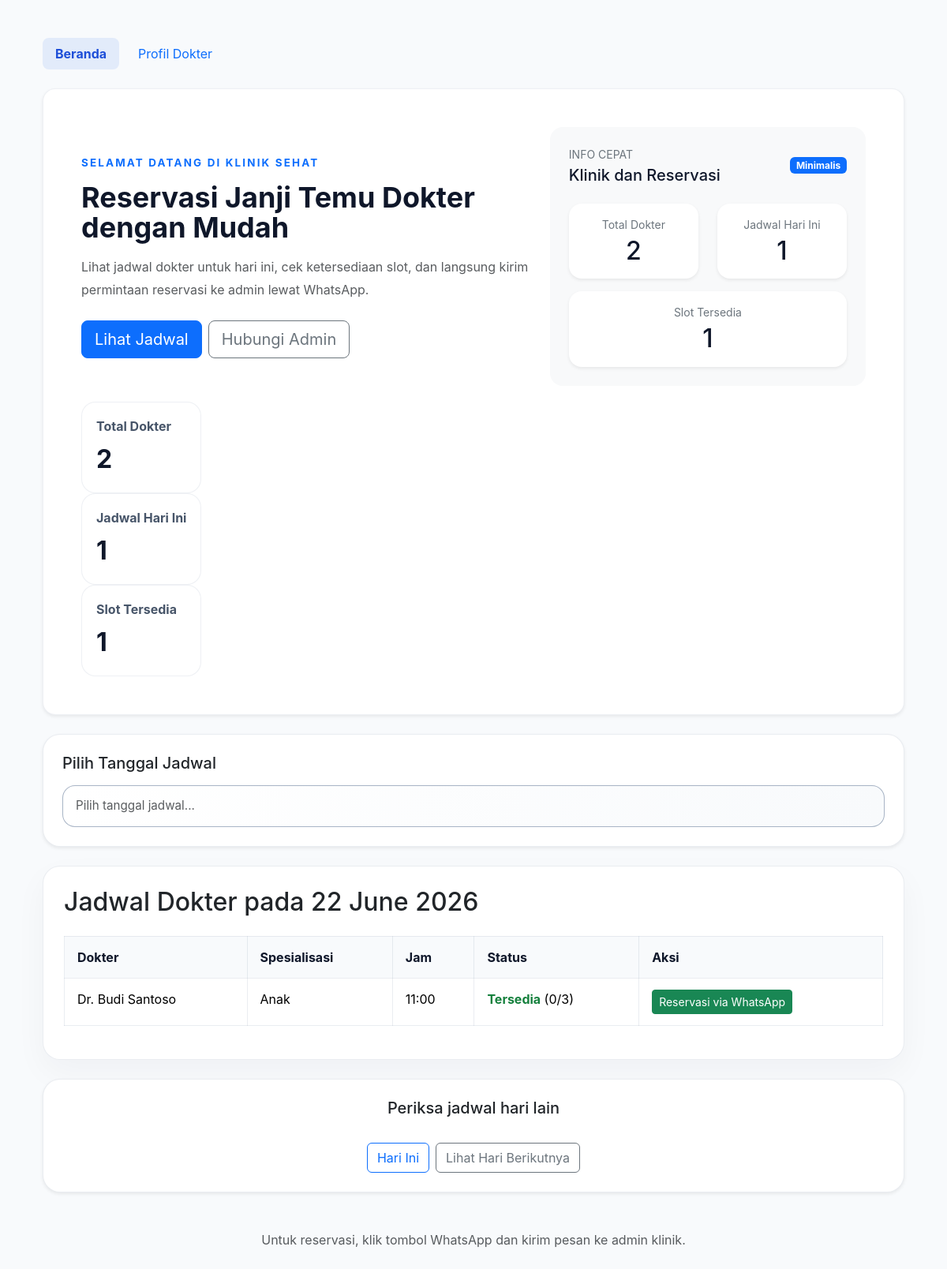
The page / on the database its author committed.
### tables this page shows
CREATE TABLE IF NOT EXISTS `schedules` (
  `id` INT AUTO_INCREMENT PRIMARY KEY,
  `doctor_id` INT NOT NULL,
  `date` DATE NOT NULL,
  `time` TIME NOT NULL,
  `slots` INT NOT NULL DEFAULT 1,
  `created_at` TIMESTAMP DEFAULT CURRENT_TIMESTAMP,
  FOREIGN KEY (`doctor_id`) REFERENCES `doctors`(`id`) ON DELETE CASCADE
);

CREATE TABLE IF NOT EXISTS `doctors` (
  `id` INT AUTO_INCREMENT PRIMARY KEY,
  `name` VARCHAR(150) NOT NULL,
  `specialty` VARCHAR(100) NOT NULL,
  `phone` VARCHAR(25) NOT NULL,
  `created_at` TIMESTAMP DEFAULT CURRENT_TIMESTAMP
);

### data.php (called while the page is built, shortened)
<?php
function db_connect() {
    static $pdo;
    if ($pdo) {
        return $pdo;
    }
    try {
        $pdo = new PDO(
            'mysql:host=' . DB_HOST,
            DB_USER,
            DB_PASS,
            [
                PDO::ATTR_ERRMODE => PDO::ERRMODE_EXCEPTION,
                PDO::ATTR_DEFAULT_FETCH_MODE => PDO::FETCH_ASSOC,
                PDO::MYSQL_ATTR_INIT_COMMAND => 'SET NAMES utf8mb4'
            ]
        );
        initialize_database($pdo);
        $pdo->exec('USE `' . DB_NAME . '`');
        return $pdo;
    } catch (PDOException $e) {
        die('Database connection gagal: ' . $e->getMessage());
    }
}
function initialize_database($pdo) {
    $pdo->exec('CREATE DATABASE IF NOT EXISTS `' . DB_NAME . '` CHARACTER SET utf8mb4 COLLATE utf8mb4_unicode_ci');
    $pdo->exec('USE `' . DB_NAME . '`');
    $pdo->exec(
        'CREATE TABLE IF NOT EXISTS doctors (
            id INT AUTO_INCREMENT PRIMARY KEY,
            name VARCHAR(150) NOT NULL,
            specialty VARCHAR(100) NOT NULL,
            phone VARCHAR(25) NOT NULL,
            description TEXT,
            education TEXT,
            symptoms TEXT,
            created_at TIMESTAMP DEFAULT CURRENT_TIMESTAMP
        ) ENGINE=InnoDB DEFAULT CHARSET=utf8mb4'
    );
    $pdo->exec(
        'CREATE TABLE IF NOT EXISTS schedules (
            id INT AUTO_INCREMENT PRIMARY KEY,
            doctor_id INT NOT NULL,
            date DATE NOT NULL,
            time TIME NOT NULL,
            slots INT NOT NULL DEFAULT 1,
            created_at TIMESTAMP DEFAULT CURRENT_TIMESTAMP,
            FOREIGN KEY (doctor_id) REFERENCES doctors(id) ON DELETE CASCADE
        ) ENGINE=InnoDB DEFAULT CHARSET=utf8mb4'
    );
    $pdo->exec(
        'CREATE TABLE IF NOT EXISTS patients (
            id INT AUTO_INCREMENT PRIMARY KEY,
            name VARCHAR(150) NOT NULL,
            phone VARCHAR(25) NOT NULL,
            doctor_id INT NOT NULL,
            schedule_id INT NOT NULL,
            status VARCHAR(50) NOT NULL DEFAULT "Reservasi",
            created_at TIMESTAMP DEFAULT CURRENT_TIMESTAMP,
            FOREIGN KEY (doctor_id) REFERENCES doctors(id) ON DELETE CASCADE,
            FOREIGN KEY (schedule_id) REFERENCES schedules(id) ON DELETE CASCADE
        ) ENGINE=InnoDB DEFAULT CHARSET=utf8mb4'
    );
    $pdo->exec(
        'CREATE TABLE IF NOT EXISTS site_content (
            content_key VARCHAR(100) PRIMARY KEY,
            content_value TEXT NOT NULL
        ) ENGINE=InnoDB DEFAULT CHARSET=utf8mb4'
    );
    $pdo->exec(
        'CREATE TABLE IF NOT EXISTS admin_settings (
            setting_key VARCHAR(100) PRIMARY KEY,
            setting_value TEXT NOT NULL
        ) ENGINE=InnoDB DEFAULT CHARSET=utf8mb4'
    );
    $pdo->exec(
        'CREATE TABLE IF NOT EXISTS users (
            id INT AUTO_INCREMENT PRIMARY KEY,
            username VARCHAR(50) UNIQUE NOT NULL,
            password VARCHAR(255) NOT NULL,
            role VARCHAR(20) NOT NULL,
            doctor_id INT,
            created_at TIMESTAMP DEFAULT CURRENT_TIMESTAMP,
            FOREIGN KEY (doctor_id) REFERENCES doctors(id) ON DELETE SET NULL
        ) ENGINE=InnoDB DEFAULT CHARSET=utf8mb4'
    );
    $defaultDoctors = $pdo->query('SELECT COUNT(*) FROM doctors')->fetchColumn();
    $defaultSchedules = $pdo->query('SELECT COUNT(*) FROM schedules')->fetchColumn();
    $defaultContent = $pdo->query('SELECT COUNT(*) FROM site_content')->fetchColumn();
    if ($defaultContent == 0) {
        $insertContent = $pdo->prepare('INSERT INTO site_content (content_key, content_value) VALUES (?, ?)');
        $insertContent->execute(['site_title', 'Sistem Klinik Sederhana']);
        $insertContent->execute(['hero_eyebrow', 'Selamat Datang di Klinik Sehat']);
        $insertContent->execute(['hero_title', 'Reservasi Janji Temu Dokter dengan Mudah']);
        $insertContent->execute(['hero_text', 'Lihat jadwal dokter untuk hari ini, cek ketersediaan slot, dan langsung kirim permintaan reservasi ke admin lewat WhatsApp.']);
        $insertContent->execute(['hero_cta_text', 'Lihat Jadwal']);
        $insertContent->execute(['footer_text', 'Untuk reservasi, klik tombol WhatsApp dan kirim pesan ke admin klinik.']);
    }
    $defaultSettings = $pdo->query('SELECT COUNT(*) FROM admin_settings')->fetchColumn();
    if ($defaultSettings == 0) {
        $insertSettings = $pdo->prepare('INSERT INTO admin_settings (setting_key, setting_value) VALUES (?, ?)');
        $insertSettings->execute(['admin_phone', ADMIN_PHONE]);
    }
    $adminExists = $pdo->prepare('SELECT COUNT(*) AS count FROM users WHERE username = ? LIMIT 1');
    $adminExists->execute(['admin']);
    $adminExistsRow = $adminExists->fetch(PDO::FETCH_ASSOC);
    if (!$adminExistsRow || $adminExistsRow['count'] == 0) {
        $insertUser = $pdo->prepare('INSERT INTO users (username, password, role) VALUES (?, ?, ?)');
        $insertUser->execute(['admin', password_hash('admin123', PASSWORD_DEFAULT), 'admin']);
    }
    $doctorRows = $pdo->query('SELECT id FROM doctors')->fetchAll(PDO::FETCH_COLUMN);
    $checkDoctorUser = $pdo->prepare('SELECT COUNT(*) AS count FROM users WHERE doctor_id = ? LIMIT 1');
    $createDoctorUser = $pdo->prepare('INSERT INTO users (username, password, role, doctor_id) VALUES (?, ?, ?, ?)');
    foreach ($doctorRows as $doctorId) {
        $checkDoctorUser->execute([$doctorId]);
        $doctorExistsRow = $checkDoctorUser->fetch(PDO::FETCH_ASSOC);
        if (!$doctorExistsRow || $doctorExistsRow['count'] == 0) {
            $createDoctorUser->execute([(string)$doctorId, password_hash('doctor123', PASSWORD_DEFAULT), 'doctor', (int)$doctorId]);
        }
    }
}
function db_query($sql, $params = [], $one = false) {
    $stmt = db_connect()->prepare($sql);
    $stmt->execute($params);
    return $one ? $stmt->fetch() : $stmt->fetchAll();
}
function load_data($name) {
    switch ($name) {
        case 'doctors':
            return db_query('SELECT * FROM doctors ORDER BY name');
        case 'schedules':
            return db_query('SELECT * FROM schedules ORDER BY date, time');
        case 'patients':
            return db_query('SELECT * FROM patients ORDER BY created_at DESC');
    }
    return [];
}
function load_site_contents() {
    $rows = db_query('SELECT content_key, content_value FROM site_content');
    $contents = [];
    return $contents;
}
function find_by_id($items, $id, $key = 'id') {
    foreach ($items as $item) {
        if ((string)$item[$key] === (string)$id) {
            return $item;
        }
    }
    return null;
}
function count_bookings($patients, $scheduleId) {
    $count = 0;
    return $count;
}
function get_schedule_bookings($schedules, $patients) {
    $bookings = [];
    foreach ($schedules as $schedule) {
        $bookings[$schedule['id']] = count_bookings($patients, $schedule['id']);
    }
    return $bookings;
}

### index.php (the view, shortened to what this page needs)
<?php
require_once __DIR__ . '/data.php';
$dayOffset = max(0, isset($_GET['day']) ? intval($_GET['day']) : 0);
$selectedDate = date('Y-m-d', strtotime("+$dayOffset days"));
$doctors = load_data('doctors');
$schedules = load_data('schedules');
$patients = load_data('patients');
$siteContents = load_site_contents();
$bookings = get_schedule_bookings($schedules, $patients);
function get_doctor_name($doctors, $id) {
    $doctor = find_by_id($doctors, $id);
    return $doctor ? $doctor['name'] : 'Dokter tidak ditemukan';
}
function get_doctor_specialty($doctors, $id) {
    $doctor = find_by_id($doctors, $id);
    return $doctor ? $doctor['specialty'] : 'Umum';
}
function format_date_indonesia($date) {
    return date('d F Y', strtotime($date));
}
$todaySchedules = array_values(array_filter($schedules, function ($schedule) use ($selectedDate) {
    return $schedule['date'] === $selectedDate;
}));
usort($todaySchedules, function ($a, $b) {
    return strcmp($a['time'], $b['time']);
});
$availableCount = 0;
foreach ($todaySchedules as $schedule) {
    $booked = $bookings[$schedule['id']] ?? 0;
    if ($booked < $schedule['slots']) {
        $availableCount++;
    }
}
?>
<!DOCTYPE html>
<html lang="id">
<head>
    <link href="https://cdn.jsdelivr.net/npm/bootstrap@5.3.2/dist/css/bootstrap.min.css" rel="stylesheet">
    <link href="https://cdn.jsdelivr.net/npm/flatpickr/dist/flatpickr.min.css" rel="stylesheet">
    <link rel="stylesheet" href="./assets/style.css" />
</head>
<body>
<div class="container py-5">
    <nav class="nav gap-2 mb-4">
        <a class="nav-link px-3 py-2 rounded-3 active fw-bold" aria-current="page" href="index.php">Beranda</a>
        <a class="nav-link px-3 py-2 rounded-3" href="doctors.php">Profil Dokter</a>
    </nav>
    <header class="hero rounded-4 shadow-sm p-5 mb-4 bg-white">
        <div class="row align-items-center g-4">
            <div class="col-lg-7">
                <p class="eyebrow text-primary mb-3"><?php echo htmlspecialchars($siteContents['hero_eyebrow'] ?? 'Selamat Datang di Klinik Sehat'); ?></p>
                <h1 class="display-6 fw-bold mb-3"><?php echo htmlspecialchars($siteContents['hero_title'] ?? 'Reservasi Janji Temu Dokter dengan Mudah'); ?></h1>
                <p class="hero-text text-muted mb-4"><?php echo htmlspecialchars($siteContents['hero_text'] ?? 'Lihat jadwal dokter untuk hari ini, cek ketersediaan slot, dan langsung kirim permintaan reservasi ke admin lewat WhatsApp.'); ?></p>
                <div class="d-flex flex-wrap gap-2">
                    <a class="btn btn-primary btn-lg" href="#jadwal"><?php echo htmlspecialchars($siteContents['hero_cta_text'] ?? 'Lihat Jadwal'); ?></a>
                    <a class="btn btn-outline-secondary btn-lg" href="https://wa.me/<?php echo ADMIN_PHONE; ?>" target="_blank">Hubungi Admin</a>
                </div>
            </div>
            <div class="col-lg-5">
                <div class="bg-light rounded-4 p-4 h-100">
                    <div class="d-flex justify-content-between align-items-center mb-4">
                        <div>
                            <p class="text-uppercase text-secondary mb-1 small">Info Cepat</p>
                            <h2 class="h5 mb-0">Klinik dan Reservasi</h2>
                        </div>
                        <span class="badge bg-primary">Minimalis</span>
                    </div>
                    <div class="row gy-3">
                        <div class="col-6">
                            <div class="p-3 bg-white rounded-4 shadow-sm text-center">
                                <p class="mb-1 text-secondary small">Total Dokter</p>
                                <h3 class="h2 mb-0"><?php echo count($doctors); ?></h3>
                            </div>
                        </div>
                        <div class="col-6">
                            <div class="p-3 bg-white rounded-4 shadow-sm text-center">
                                <p class="mb-1 text-secondary small">Jadwal Hari Ini</p>
                                <h3 class="h2 mb-0"><?php echo count($todaySchedules); ?></h3>
                            </div>
                        </div>
                        <div class="col-12">
                            <div class="p-3 bg-white rounded-4 shadow-sm text-center">
                                <p class="mb-1 text-secondary small">Slot Tersedia</p>
                                <h3 class="h2 mb-0"><?php echo $availableCount; ?></h3>
                            </div>
                        </div>
                    </div>
                </div>
            </div>
        </div>
        <div class="hero-panel">
            <div class="panel-card">
                <p>Total Dokter</p>
                <strong><?php echo count($doctors); ?></strong>
            </div>
            <div class="panel-card">
                <p>Jadwal Hari Ini</p>
                <strong><?php echo count($todaySchedules); ?></strong>
            </div>
            <div class="panel-card">
                <p>Slot Tersedia</p>
                <strong><?php echo $availableCount; ?></strong>
            </div>
        </div>
    </header>
    <section class="card shadow-sm p-4 mb-4">
        <h3 class="h5 mb-3">Pilih Tanggal Jadwal</h3>
        <input type="text" id="scheduleCalendar" class="form-control" placeholder="Pilih tanggal jadwal..." readonly />
    </section>
    <section id="jadwal" class="card">
        <h2>Jadwal Dokter pada <?php echo format_date_indonesia($selectedDate); ?></h2>
        <?php if (empty($todaySchedules)): ?>
            <p class="muted">Belum ada jadwal dokter untuk hari ini.</p>
        <?php else: ?>
            <table class="table">
                <thead>
                    <tr>
                        <th>Dokter</th>
                        <th>Spesialisasi</th>
                        <th>Jam</th>
                        <th>Status</th>
                        <th>Aksi</th>
                    </tr>
                </thead>
                <tbody>
                    <?php foreach ($todaySchedules as $schedule): ?>
                        <?php
                        $booked = $bookings[$schedule['id']] ?? 0;
                        $isFull = $booked >= $schedule['slots'];
                        $whatsappText = rawurlencode('Halo Admin, saya ingin reservasi janji temu dengan ' . get_doctor_name($doctors, $schedule['doctor_id']) . ' pada tanggal ' . $selectedDate . ' jam ' . substr($schedule['time'], 0, 5) . '.');
                        ?>
                        <tr>
                            <td><?php echo get_doctor_name($doctors, $schedule['doctor_id']); ?></td>
                            <td><?php echo get_doctor_specialty($doctors, $schedule['doctor_id']); ?></td>
                            <td><?php echo substr($schedule['time'], 0, 5); ?></td>
                            <td><?php echo $isFull ? '<span class="status-full">Penuh</span>' : '<span class="status-free">Tersedia</span>'; ?> (<?php echo $booked; ?>/<?php echo $schedule['slots']; ?>)</td>
                            <td>
                                <?php if ($isFull): ?>
                                    <span class="muted">Reservasi ditutup</span>
                                <?php else: ?>
                                    <a class="btn btn-success btn-sm" href="https://wa.me/<?php echo ADMIN_PHONE; ?>?text=<?php echo $whatsappText; ?>" target="_blank">Reservasi via WhatsApp</a>
                                <?php endif; ?>
                            </td>
                        </tr>
                    <?php endforeach; ?>
                </tbody>
            </table>
        <?php endif; ?>
    </section>
    <section class="card schedule-nav shadow-sm p-4 mb-4">
        <h3 class="h5 mb-3">Periksa jadwal hari lain</h3>
        <div class="d-flex flex-wrap gap-2">
            <a class="btn btn-outline-primary" href="index.php?day=<?php echo max(0, $dayOffset - 1); ?>"><?php echo $dayOffset > 0 ? 'Hari Sebelumnya' : 'Hari Ini'; ?></a>
            <a class="btn btn-outline-secondary" href="index.php?day=<?php echo $dayOffset + 1; ?>">Lihat Hari Berikutnya</a>
        </div>
    </section>
    <footer class="text-center py-4 mt-4 text-muted">
        <p class="mb-0"><?php echo htmlspecialchars($siteContents['footer_text'] ?? 'Untuk reservasi, klik tombol WhatsApp dan kirim pesan ke admin klinik.'); ?></p>
    </footer>
</div>
</body>
</html>

### rows shown on the page
schedules: doctor.name "Dr. Budi Santoso", doctor.specialty "Anak", time "11:00", shows "Tersedia", booked "0", slots "3"

### other values the page prints
$siteContents['hero_eyebrow'] "SELAMAT DATANG DI KLINIK SEHAT"
$siteContents['hero_title'] "Reservasi Janji Temu Dokter dengan Mudah"
$siteContents['hero_text'] "Lihat jadwal dokter untuk hari ini, cek ketersediaan slot, dan langsung kirim permintaan reservasi ke admin lewat WhatsApp."
$siteContents['hero_cta_text'] "Lihat Jadwal"
count($doctors) "2"
count($todaySchedules) "1"
$availableCount "1"
format_date_indonesia($selectedDate) "22 June 2026"
$siteContents['footer_text'] "Untuk reservasi, klik tombol WhatsApp dan kirim pesan ke admin klinik."
